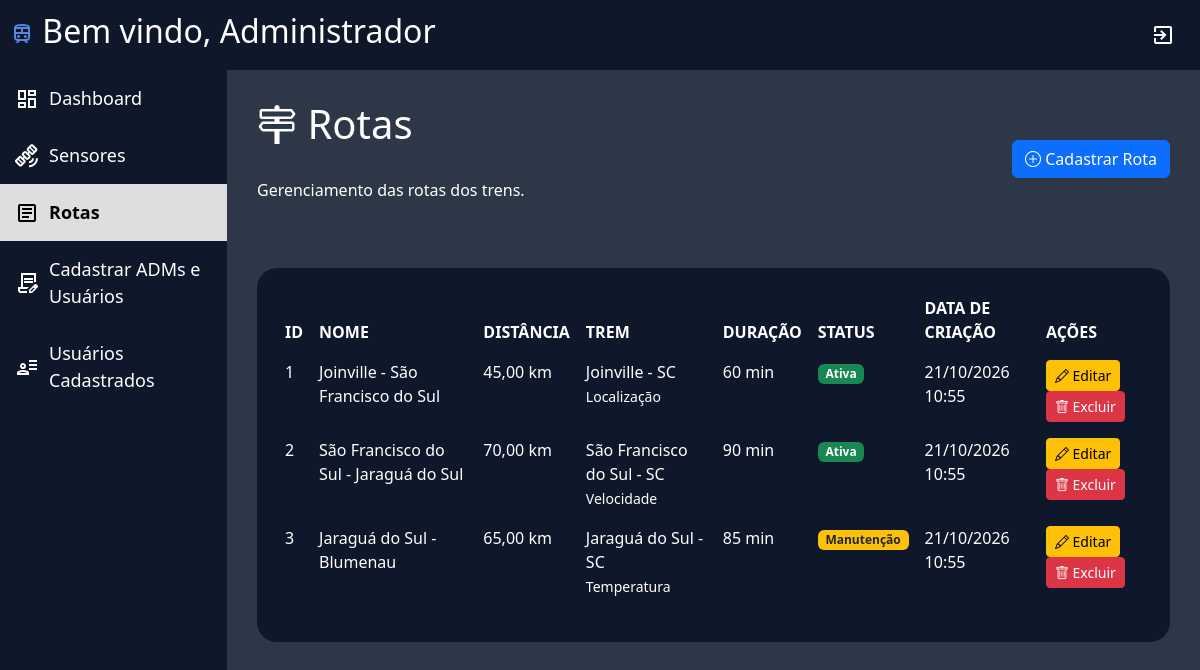
Page /public/rotas.php (signed in) on the committed database.
### tables this page shows
CREATE TABLE ROTAS (
    id INT AUTO_INCREMENT PRIMARY KEY,
    nome VARCHAR(200) NOT NULL,
    descricao TEXT NOT NULL,
    distancia_km DECIMAL(10,2) NOT NULL,
    trem_id INT NOT NULL,
    duracao_min INT NOT NULL,
    data_criacao DATETIME NOT NULL DEFAULT CURRENT_TIMESTAMP,
    status ENUM('Ativa', 'Inativa', 'Manutenção') NOT NULL DEFAULT 'Ativa',
    CONSTRAINT fk_rotas_trens
        FOREIGN KEY (trem_id) REFERENCES TRENS(id)
        ON DELETE RESTRICT ON UPDATE CASCADE
);

CREATE TABLE TRENS (
    id INT AUTO_INCREMENT PRIMARY KEY,
    localizacao VARCHAR(150) NOT NULL,
    tipo_de_dado VARCHAR(50) NOT NULL,
    horario TIME NULL,
    status ENUM('Ativo', 'Inativo', 'Manutenção', 'Alerta') NOT NULL DEFAULT 'Ativo',
    usuario_id INT NULL,
    CONSTRAINT fk_trens_usuario
        FOREIGN KEY (usuario_id) REFERENCES USUARIO(id)
        ON DELETE SET NULL ON UPDATE CASCADE
);

### infra/seguranca.php (called while the page is built, shortened)
<?php
function e(string $valor): string
{
    return htmlspecialchars(
        $valor,
        ENT_QUOTES,
        'UTF-8'
    );
}

### public/rotas.php (the view, shortened to what this page needs)
<?php
require_once "../infra/seguranca.php";
require_once "../infra/conexao.php";
$sql = "SELECT
            r.id,
            r.nome,
            r.descricao,
            r.distancia_km,
            r.duracao_min,
            r.data_criacao,
            r.status,
            t.localizacao AS trem_localizacao,
            t.tipo_de_dado AS trem_tipo
        FROM ROTAS r
        INNER JOIN TRENS t ON r.trem_id = t.id
        ORDER BY r.data_criacao DESC";
$rotas = $conexao->query($sql);
?>
<!DOCTYPE html>
<html lang="pt-br">
<head>
    <link rel="stylesheet" href="../assets/style/style.css">
    <link href="https://cdn.jsdelivr.net/npm/bootstrap@5.3.8/dist/css/bootstrap.min.css" rel="stylesheet">
    <link rel="stylesheet" href="https://cdn.jsdelivr.net/npm/bootstrap-icons@1.11.3/font/bootstrap-icons.min.css">
</head>
<body>
<header class="cabecalho">
    <h2>
        <img src="../assets/icons/TREM_AZUL.svg" alt="">
        Bem vindo, Administrador
    </h2>
    <a href="../logout.php">
        <img src="../assets/icons/exit.svg" class="item" alt="Sair">
    </a>
</header>
<div class="layout">
    <aside class="menu-lateral">
        <a href="tela_inicial.php" class="item">
            <img src="../assets/icons/dashboard_branco.svg" alt="">
            Dashboard
        </a>
        <a href="gerenciar_sensores.php" class="item">
            <img src="../assets/icons/sensor_branco.svg" alt="">
            Sensores
        </a>
        <a href="rotas.php" class="item ativo">
            <img src="../assets/icons/relatorio_preto.svg" alt="">
            Rotas
        </a>
        <a href="cadastro_admin.php" class="item">
            <img src="../assets/icons/cadastrar_branco.svg" alt="">
            Cadastrar ADMs e Usuários
        </a>
        <a href="usuarios_cadastrados.php" class="item">
            <img src="../assets/icons/usuarios_branco.svg" alt="">
            Usuários Cadastrados
        </a>
    </aside>
    <main class="conteudo">
        <div class="container-sensor">
            <div class="d-flex justify-content-between align-items-center mb-4 flex-wrap gap-3">
                <div>
                    <h1 class="titulo-sensor" style="color: white;">
                        <i class="bi bi-signpost-2"></i>
                        Rotas
                    </h1>
                    <p style="color: white;">
                        Gerenciamento das rotas dos trens.
                    </p>
                </div>
                <a href="cadastrar_rota.php" class="btn btn-primary">
                    <i class="bi bi-plus-circle"></i>
                    Cadastrar Rota
                </a>
            </div>
            <div class="planilha_dashboard">
                <table class="table table-borderless">
                    <thead>
                        <tr>
                            <th>ID</th>
                            <th>NOME</th>
                            <th>DISTÂNCIA</th>
                            <th>TREM</th>
                            <th>DURAÇÃO</th>
                            <th>STATUS</th>
                            <th>DATA DE CRIAÇÃO</th>
                            <th>AÇÕES</th>
                        </tr>
                    </thead>
                    <tbody>
                        <?php if ($rotas && $rotas->num_rows > 0): ?>
                            <?php while ($rota = $rotas->fetch_assoc()): ?>
                                <tr>
                                    <td>
                                        <?= e($rota["id"]) ?>
                                    </td>
                                    <td>
                                        <?= e($rota["nome"]) ?>
                                    </td>
                                    <td>
                                        <?= number_format((float) $rota["distancia_km"], 2, ",", ".") ?> km
                                    </td>
                                    <td>
                                        <?= e($rota["trem_localizacao"]) ?>
                                        <br>
                                        <small><?= e($rota["trem_tipo"]) ?></small>
                                    </td>
                                    <td>
                                        <?= e($rota["duracao_min"]) ?> min
                                    </td>
                                    <td>
                                        <?php if ($rota["status"] === "Ativa"): ?>
                                            <span class="badge bg-success">Ativa</span>
                                        <?php elseif ($rota["status"] === "Manutenção"): ?>
                                            <span class="badge bg-warning text-dark">Manutenção</span>
                                        <?php else: ?>
                                            <span class="badge bg-secondary"><?= e($rota["status"]) ?></span>
                                        <?php endif; ?>
                                    </td>
                                    <td>
                                        <?= date("d/m/Y H:i", strtotime($rota["data_criacao"])) ?>
                                    </td>
                                    <td>
                                        <a
                                            href="editar_rota.php?id=<?= (int) $rota["id"] ?>"
                                            class="btn btn-sm btn-warning">
                                            <i class="bi bi-pencil"></i>
                                            Editar
                                        </a>
                                        <form
    method="POST"
    action="excluir_rota.php"
    class="d-inline"
    onsubmit="return confirm('Tem certeza que deseja excluir esta rota?');">
    <button type="submit" class="btn btn-sm btn-danger">
        <i class="bi bi-trash"></i>
        Excluir
    </button>
</form>
                                    </td>
                                </tr>
                            <?php endwhile; ?>
                        <?php endif; ?>
                    </tbody>
                </table>
            </div>
        </div>
    </main>
</div>
</body>
</html>

### assets/style/style.css (style rules this page uses)
* { box-sizing: border-box; }
body { margin: 0; background-color: #2e3747 !important; color: white; overflow-x: hidden; }
.cabecalho { display: flex; justify-content: space-between; align-items: center; background-color: #0f172a; padding: 10px; height: 70px; color: white; width: 100%; }
.layout { display: flex; width: 100%; min-height: calc(100vh - 70px); }
.menu-lateral { width: 227px; min-width: 207px; flex-shrink: 0; background-color: #0f172a; }
.item { width: 100%; padding: 15px; font-size: 18px; cursor: pointer; display: flex; align-items: center; gap: 10px; text-decoration: none; color: white; box-sizing: border-box; }
.item.ativo { background-color: #dedede; font-weight: bold; color: black; }
.conteudo { flex: 1; min-width: 0; width: calc(100% - 207px); padding: 25px; background-color: #2e3747 !important; }
.planilha_dashboard { margin-top: 30px; border-radius: 20px; padding: 20px; width: 100%; max-width: 100%; overflow-x: auto; background-color: #0f172a !important; }
.table { width: 100%; margin-bottom: 0; background-color: transparent !important; }
.table td, .table th, .table tr, .table tbody { background-color: #0f172a !important; color: white !important; }
.conteudo { flex: 1; min-width: 0; padding: 30px; background-color: #2e3747 !important; }
.planilha_dashboard { margin-top: 50px; border-radius: 20px; padding: 20px; width: 100%; background-color: #0f172a !important; }
.container-sensor { width: 100%; }
.titulo-sensor { color: white; margin-bottom: 30px; }

### rows in the picture
rotas: id "1", nome "Joinville - São Francisco do Sul", distancia_km "45,00", trem.localizacao "Joinville - SC", trem.tipo_de_dado "Localização", duracao_min "60", status "Ativa", data_criacao "21/10/2026 10:55"
rotas: id "2", nome "São Francisco do Sul - Jaraguá do Sul", distancia_km "70,00", trem.localizacao "São Francisco do Sul - SC", trem.tipo_de_dado "Velocidade", duracao_min "90", status "Ativa", data_criacao "21/10/2026 10:55"
rotas: id "3", nome "Jaraguá do Sul - Blumenau", distancia_km "65,00", trem.localizacao "Jaraguá do Sul - SC", trem.tipo_de_dado "Temperatura", duracao_min "85", status "Manutenção", data_criacao "21/10/2026 10:55"
